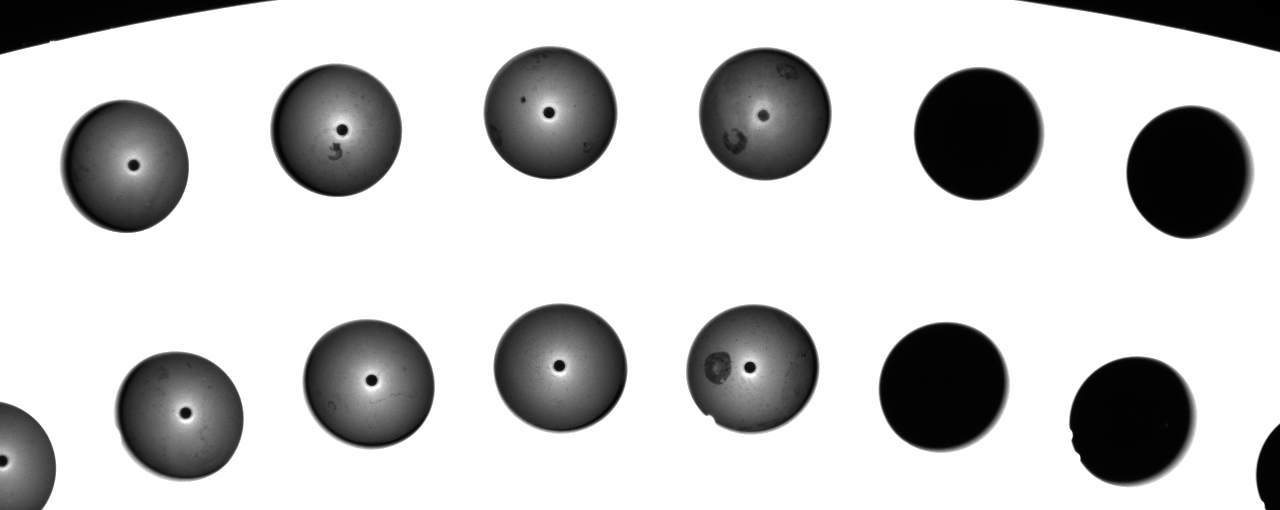
#> input picture imutils/demo_images/20200402-04.tiff, 1280 x 510 px
$ python '[main]find_sphere_contour.py'
#> lines starting #> are read from the running program, lines starting #| are printed output that depends on the picture; after the words box and inside, x2 and y2 are one past the last pixel; in counts of white or black regions, pixels touching at a corner belong together
from imutils import contours
import imutils
import cv2


if __name__ == "__main__":
    image = cv2.imread("demo_images/20200402-04.tiff") # shapes.png # 20200402-01.tiff
#> image is the input picture: shape (510, 1280, 3); min 0, max 255, mean 199.5

    orig = image.copy()
    gray = cv2.cvtColor(image, cv2.COLOR_BGR2GRAY)
    edged = imutils.auto_canny(gray)
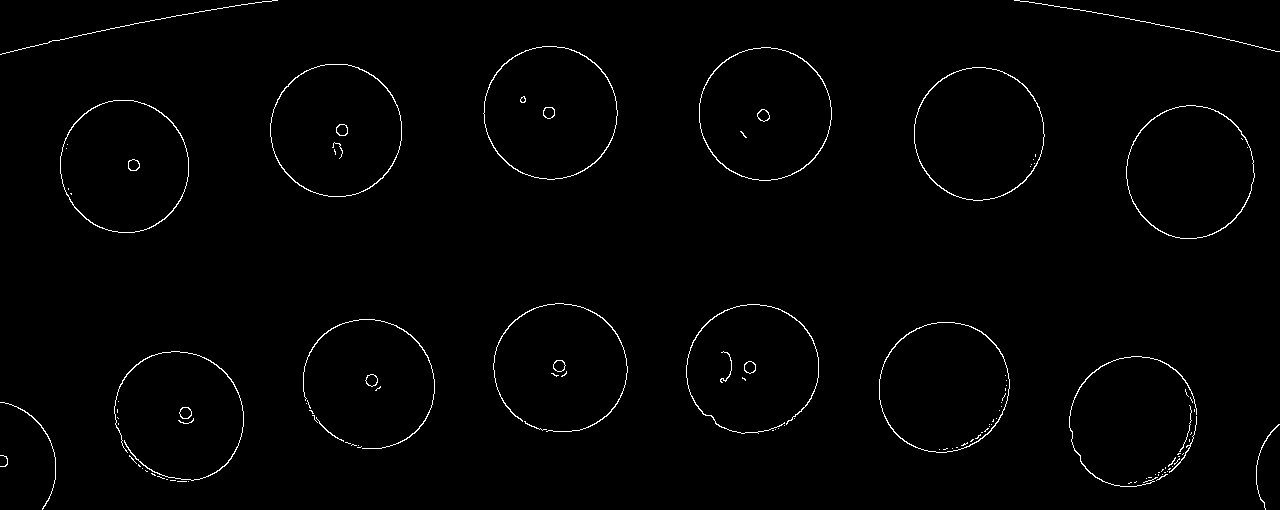
#> edged: shape (510, 1280); 1.1% white in thin lines or dots


    # find contours in the edge map
    cnts = cv2.findContours(edged.copy(), cv2.RETR_EXTERNAL,
        cv2.CHAIN_APPROX_SIMPLE)
#> cnts = 83 contours, 64 with area under 20; largest, box (x1, y1, x2, y2) and area: (483, 46, 618, 180) 13913, (699, 47, 832, 181) 13796, (270, 64, 402, 197) 13680, (914, 67, 1045, 201) 13552, (60, 100, 189, 233) 13358
    cnts = imutils.grab_contours(cnts)


    # # loop over the (unsorted) contours and label them
    allowed_mini_area = 10
    alowed_mini_perimeter = 100
    cnt_idx = 0
    for cnt_i in cnts:

        M = cv2.moments(cnt_i)
        if  M["m00"] < allowed_mini_area or cnt_i.size < alowed_mini_perimeter:
            continue

        # deal with this contour:
        print(cv2.isContourConvex(cnt_i))
        orig = contours.label_contour(orig, cnt_i, cnt_idx, color=(240, 0, 159))

        x,y,w,h = cv2.boundingRect(cnt_i)
        orig = cv2.rectangle(orig,(x,y),(x+w,y+h),(255,0,0),2)

        cnt_idx += 1
#> this loop made 83 passes
#> cnt_i on passes 2, 3, 4, 5, 6, 7, 8, 11, 12, 13, 15, 16: [[1136, 481], [1135, 482], [1134, 482], [1135, 482]], [[188, 481]], [[177, 481], [186, 481]], [[170, 480], [175, 480]], [[166, 479], [167, 479]], [[1146, 478]], [[1148, 477], [1151, 477]], [[1162, 474]], [[1158, 474], [1158, 475]], [[1155, 474]], [[1164, 472], [1165, 472]], [[1158, 472], [1159, 472]]
#> (x, y, w, h) on passes 42, 49, 57: (1256, 424, 24, 86), (1169, 416, 28, 57), (0, 402, 56, 108)
#| False
#| False
#| False
#| False
#| False
#| False
#| False
#| False
#> (further printed lines are left out)
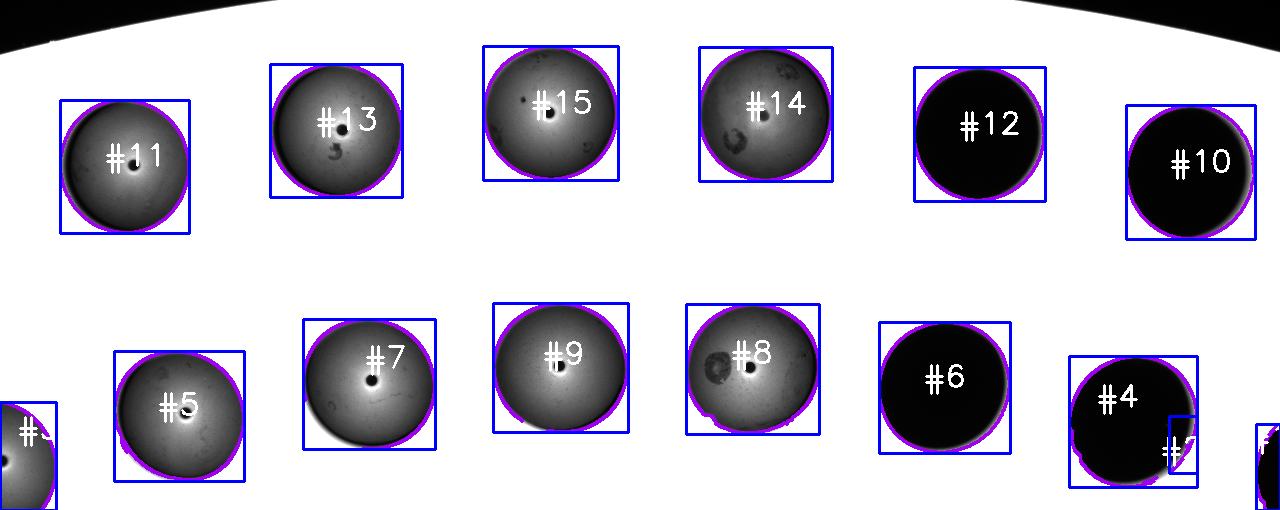
#> orig: shape (510, 1280, 3); 6.3% of pixels changed, all inside (x1, y1, x2, y2) = (0, 45, 1280, 510)
#> after the loop, cnt_idx = 15


    # # show the original image
    cv2.imshow("Original", orig)
    cv2.waitKey(-1)

$ run again, with imutils/demo_images/shapes.png saved as imutils/demo_images/20200402-04.tiff
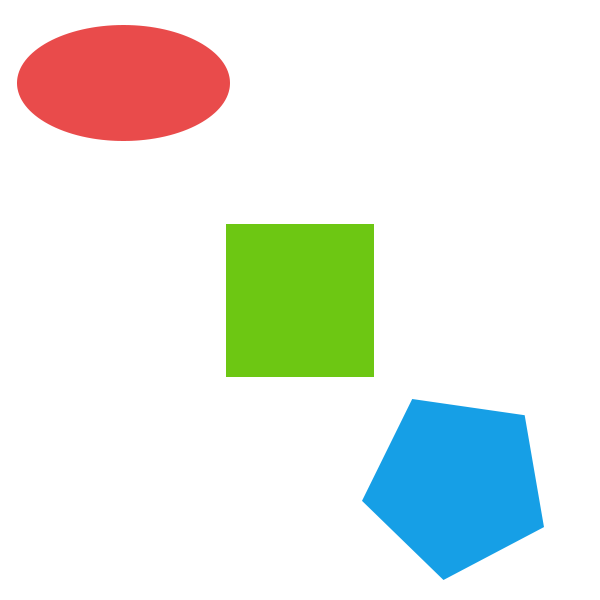
#> input picture imutils/demo_images/shapes.png, 600 x 600 px
#> image is the input picture: shape (600, 600, 3); mean B, G, R 228.9, 235.9, 230.3
#> `edged = imutils.auto_canny(gray)`:
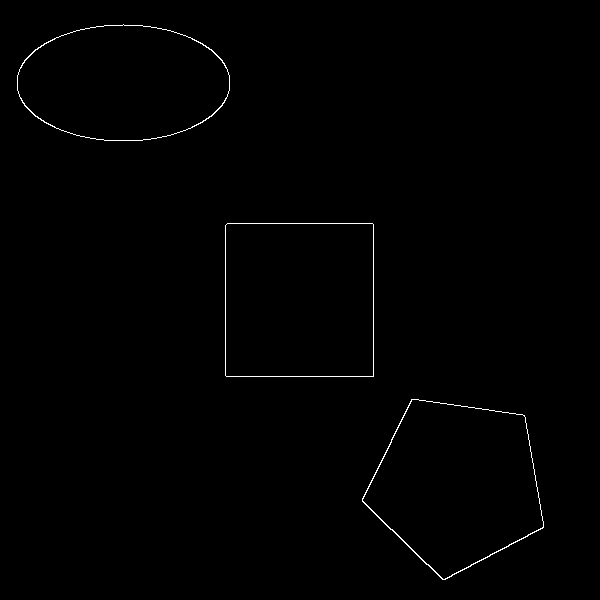
#> edged: shape (600, 600); 0.52% white in thin lines or dots, all inside (x1, y1, x2, y2) = (17, 24, 544, 580)
#> cnts = 3 contours; box (x1, y1, x2, y2) and area: (225, 223, 374, 377) 22641, (362, 399, 544, 580) 22283, (17, 24, 230, 141) 19417
#> the loop `for cnt_i in cnts: ` made 3 passes
#> (x, y, w, h, cnt_idx) on passes 1, 3: (362, 399, 182, 181, 1), (17, 24, 213, 117, 2)
#> (printed output is left out)
#> pass 3, `orig = cv2.rectangle(orig,(x,y),(x+w,y+h),(255,0,0),2)`:
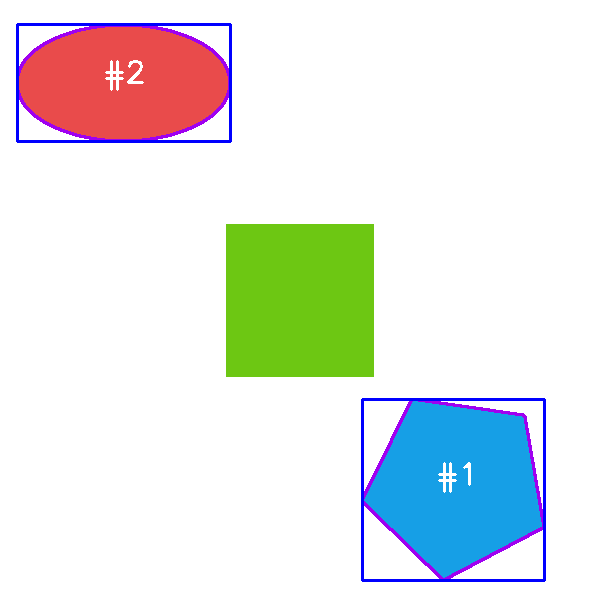
#> orig: shape (600, 600, 3); mean B, G, R 229.5, 231.5, 227.3
#> after the loop `for cnt_i in cnts:`: cnt_idx = 2

$ run again, with imutils/demo_images/20200402-01.tiff copied over imutils/demo_images/20200402-04.tiff
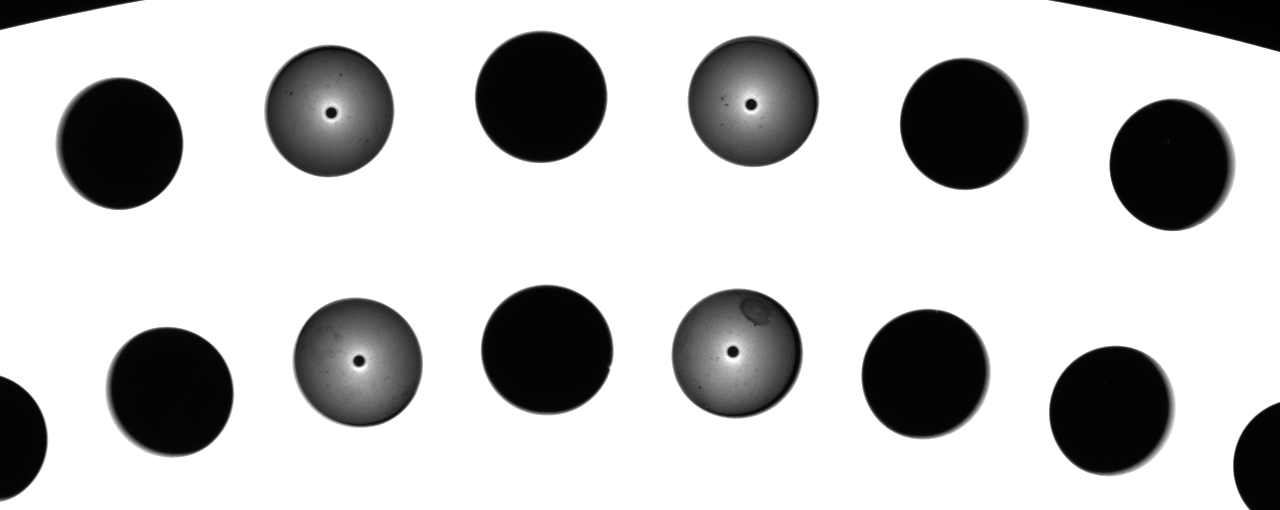
#> input picture imutils/demo_images/20200402-01.tiff, 1280 x 510 px
#> image is the input picture: shape (510, 1280, 3); min 0, max 255, mean 195.7
#> `edged = imutils.auto_canny(gray)`:
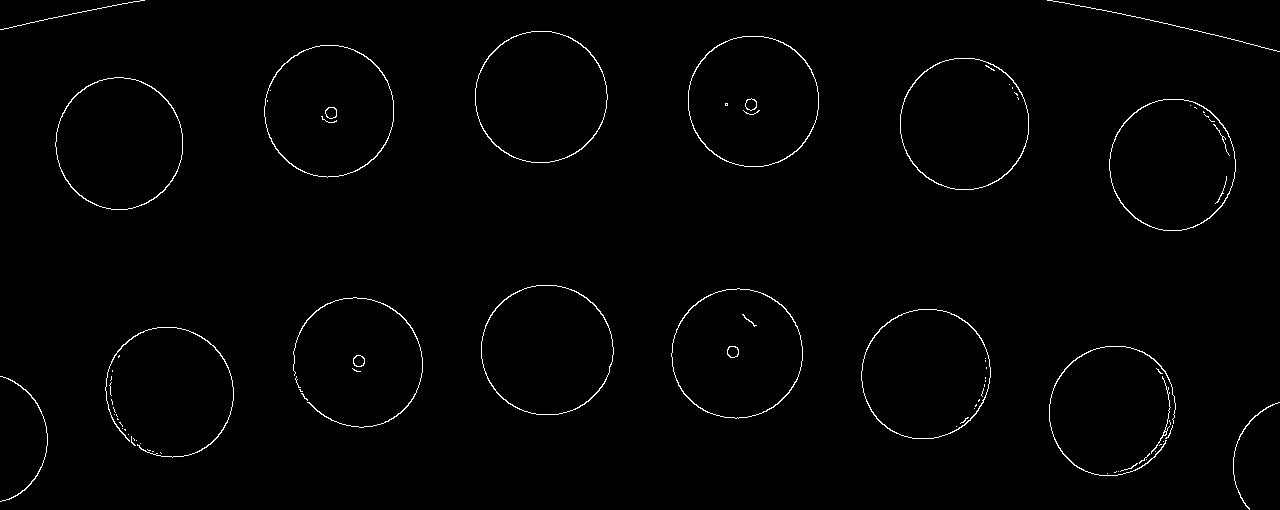
#> edged: shape (510, 1280); 1.1% white in thin lines or dots
#> cnts = 54 contours, 38 with area under 20; largest, box (x1, y1, x2, y2) and area: (475, 31, 608, 163) 13659, (688, 36, 819, 167) 13480, (481, 285, 614, 415) 13479, (264, 45, 394, 178) 13365, (900, 58, 1029, 190) 13326
#> the loop `for cnt_i in cnts: ` made 54 passes
#> cnt_i on passes 1, 2, 3, 5, 7, 8, 9, 10: [[1107, 473]], [[1118, 471]], [[1116, 471], [1115, 472], [1114, 472], [1115, 472]], [[1146, 459]], [[160, 452], [161, 453]], [[1155, 451]], [[152, 451], [153, 451]], [[147, 449], [148, 450], [150, 450], [148, 450]]
#> (printed output is left out)
#> after the loop `for cnt_i in cnts:`:
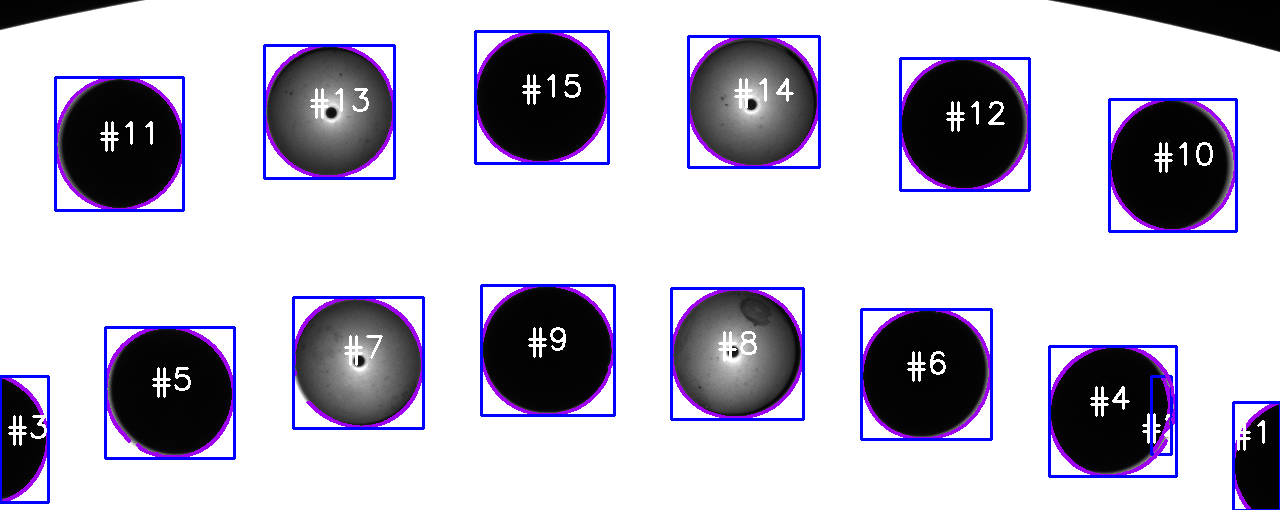
#> orig: shape (510, 1280, 3); 6.45% of pixels changed, all inside (x1, y1, x2, y2) = (0, 30, 1280, 510)
#> after the loop `for cnt_i in cnts:`: cnt_idx = 15

$ run again, with imutils/demo_images/20200402-02.tiff copied over imutils/demo_images/20200402-04.tiff
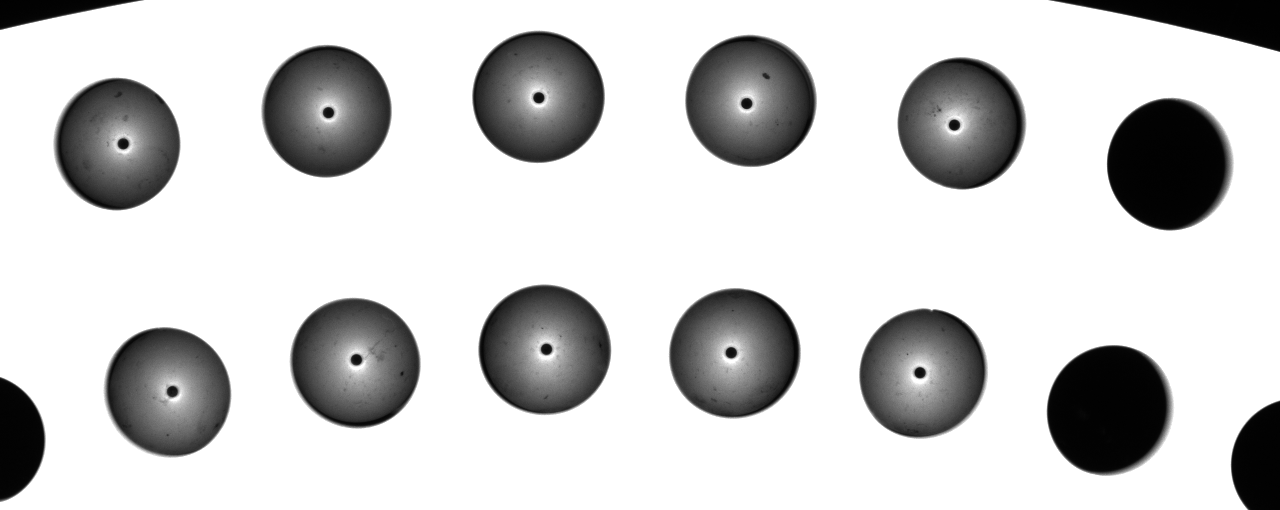
#> input picture imutils/demo_images/20200402-02.tiff, 1280 x 510 px
#> image is the input picture: shape (510, 1280, 3); min 0, max 255, mean 205.1
#> `edged = imutils.auto_canny(gray)`:
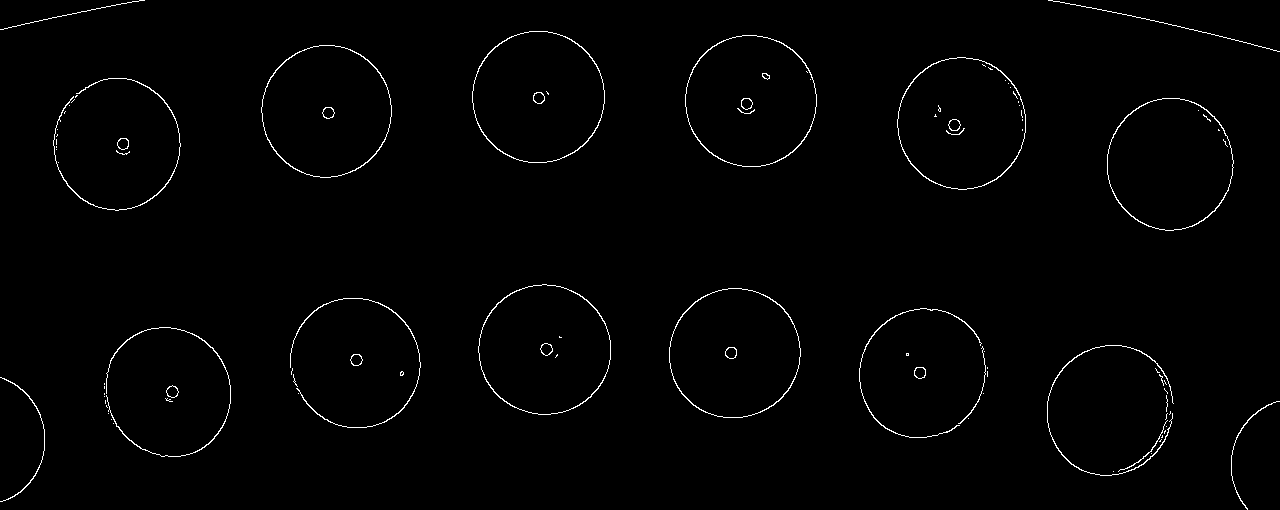
#> edged: shape (510, 1280); 1.1% white in thin lines or dots
#> cnts = 66 contours, 47 with area under 20; largest, box (x1, y1, x2, y2) and area: (472, 31, 605, 163) 13649, (685, 35, 817, 167) 13554, (478, 284, 611, 415) 13438, (261, 45, 392, 178) 13390, (669, 288, 801, 418) 13327
#> the loop `for cnt_i in cnts: ` made 66 passes
#> cnt_i on passes 1, 2, 3, 4, 6, 7, 9, 10: [[1113, 471]], [[1151, 453]], [[1161, 439], [1159, 441], [1160, 441], [1160, 440]], [[1162, 435], [1162, 436], [1161, 437], [1162, 437]], [[1166, 426]], [[113, 423]], [[111, 419]], [[968, 418]]
#> (printed output is left out)
#> after the loop `for cnt_i in cnts:`:
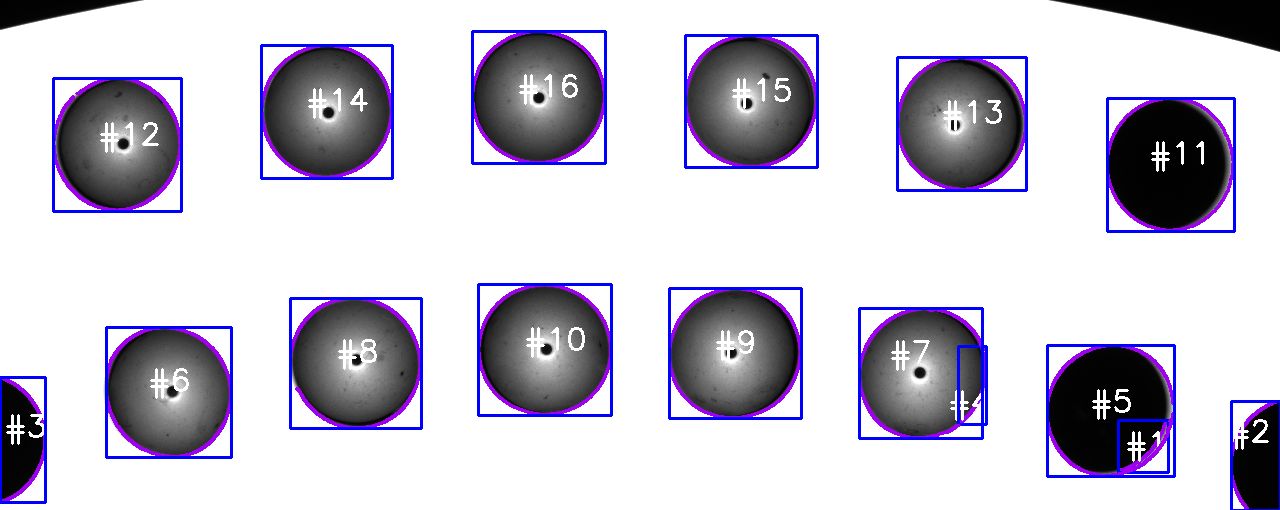
#> orig: shape (510, 1280, 3); 6.65% of pixels changed, all inside (x1, y1, x2, y2) = (0, 30, 1280, 510)
#> after the loop `for cnt_i in cnts:`: cnt_idx = 16
